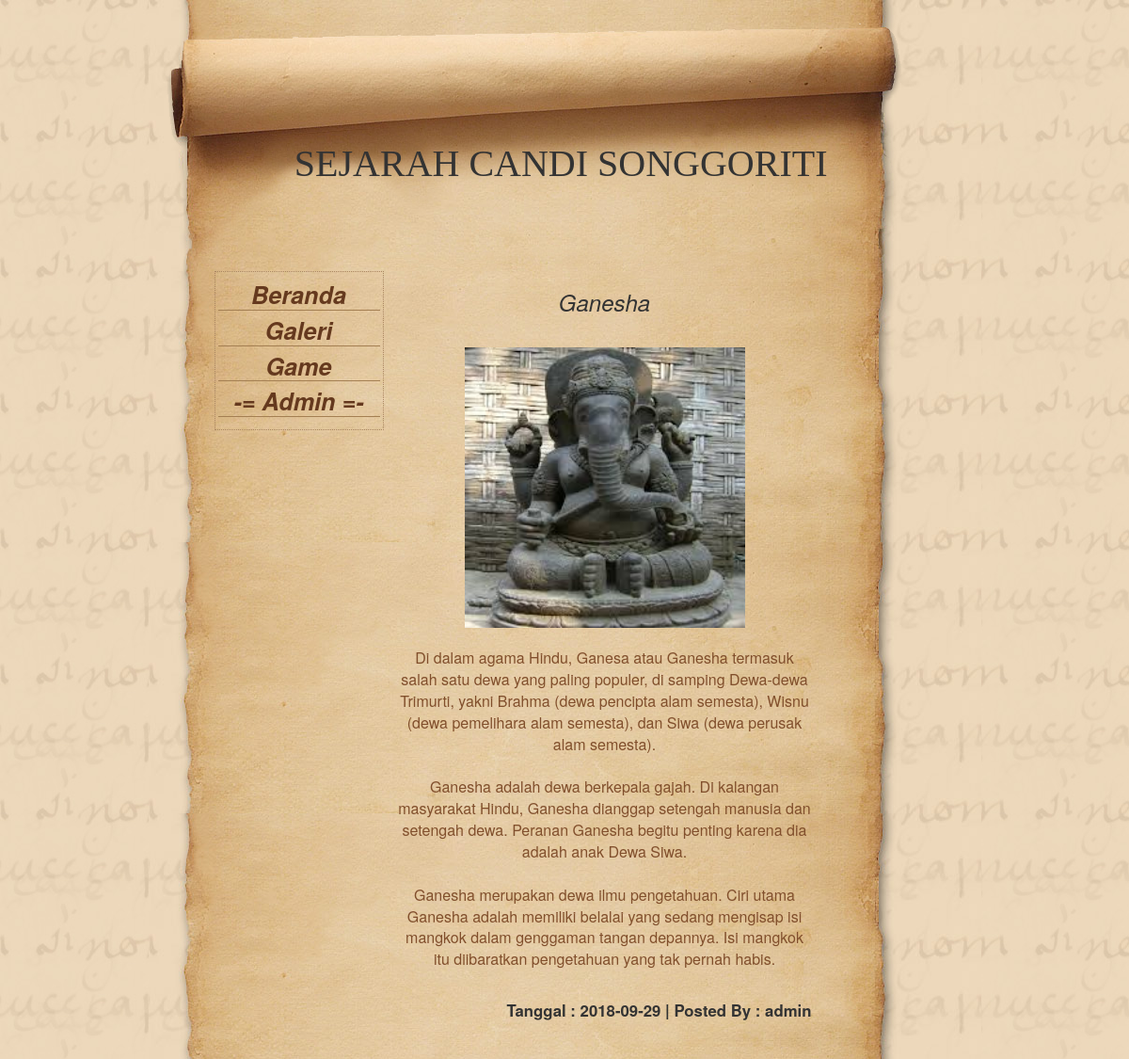
The app's page /home/detail/2 with its own data.
### tables this page shows
CREATE TABLE `news` (
  `id_news` int(11) NOT NULL,
  `title` varchar(100) NOT NULL,
  `headline` varchar(100) NOT NULL,
  `about` text NOT NULL,
  `photo` varchar(200) NOT NULL,
  `author` varchar(20) NOT NULL,
  `date` date NOT NULL
);

### application/controllers/Home.php (called while the page is built, shortened)
<?php
class Home extends CI_Controller
{
    public function detail($id)
    {
        $data['data'] =  $this->News_model->where($id);
        $this->load->view('detail', $data);
    }
}
?>

### index.php (called while the page is built, shortened)
<?php
require_once BASEPATH.'core/CodeIgniter.php';

### application/models/News_model.php (called while the page is built, shortened)
<?php
class News_model extends CI_Model
{
    public function where($id)
    { return $this->db->get_where('news', ['id_news'=>$id])->row(); }
}
?>

### application/views/detail.php (the view, shortened to what this page needs)
<?php include('header.php') ?>
    <div id="content">
    <h3><?php echo $data->title ?></h3><br>
        <img src="<?php echo base_url('assets/foto/'.$data->photo)?>" style="height:300px;width:300px" class="img-polaroid">
        <br/>
        <p><?php echo $data->about ?></p>
        <div class="pull-right">
            <strong>Tanggal : <?php echo $data->date ?> | Posted By : <?php echo $data->author ?></strong>
        </div>
    </div>
    <div id="footer"></div>
</div>
</body>
</center>
</html>

### assets/css/style.css (style rules this page uses)
* { margin: 0; padding: 0; }
body { background-image: url(../images/body.jpg); font-family: Georgia, "Times New Roman", Times, serif; font-size: 62.5%; }
#content { padding-right: 180px; margin-left: 265px; }
#footer { padding: 20px; clear: both; }
p { padding-top: 20px; padding-bottom: 20px; color: #814F2C; font-size:16px; }
h3 { font-family:BlackChancery, sans-serif, serif; font-size: 1.8em; font-style: italic; color: #926B4A; text-align: center; }
img { padding:1px; border:1px solid #814F2C; }

### records on screen
news: title "Ganesha", photo (picture), about "Di dalam agama Hindu, Ganesa atau Ganesha termasuk salah satu dewa yang paling populer, di samping Dewa-dewa Trimurti, yakni Brahma (dewa pencipta alam semesta), Wisnu (dewa pemelihara alam semesta), dan Siwa (dewa perusak alam semesta). Ganesha adalah dewa berkepala gajah. Di kalangan masyarakat Hindu, Ganesha dianggap setengah manusia dan setengah dewa. Peranan Ganesha begitu penting karena dia adalah anak Dewa Siwa. Ganesha merupakan dewa ilmu pengetahuan. Ciri utama Ganesha adalah memiliki belalai yang sedang mengisap isi mangkok dalam genggaman tangan depannya. Isi mangkok itu diibaratkan pengetahuan yang tak pernah habis.", date "2018-09-29", author "admin"
